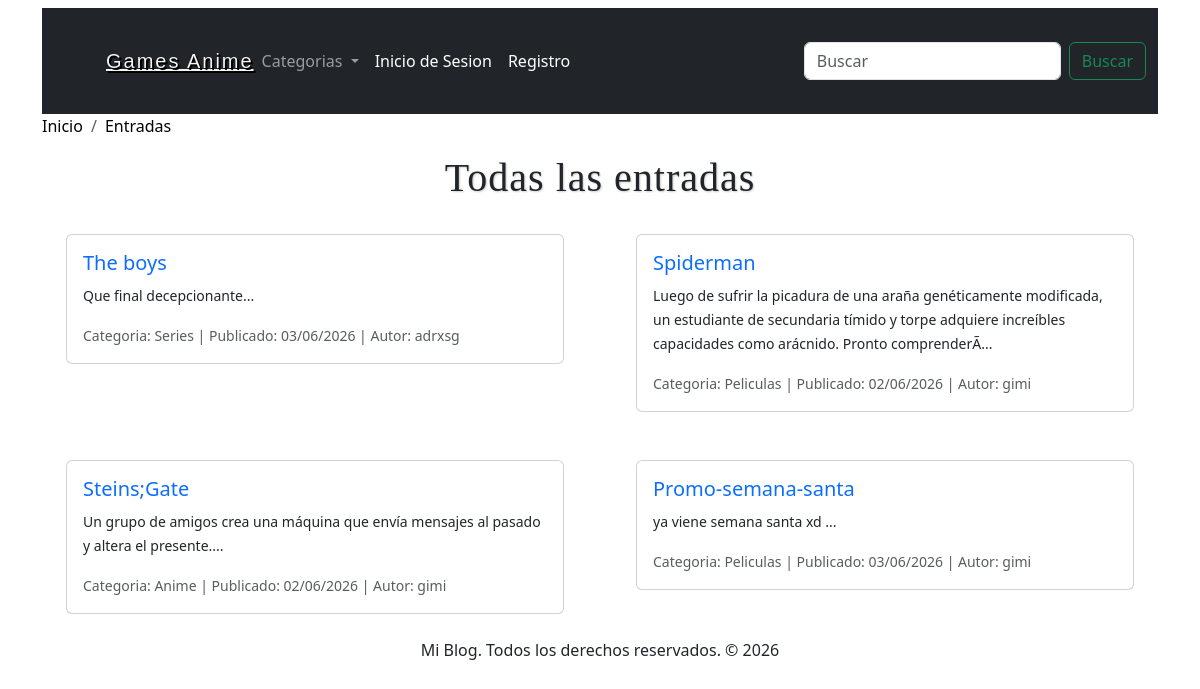
The app's page /entradas.php, older data.
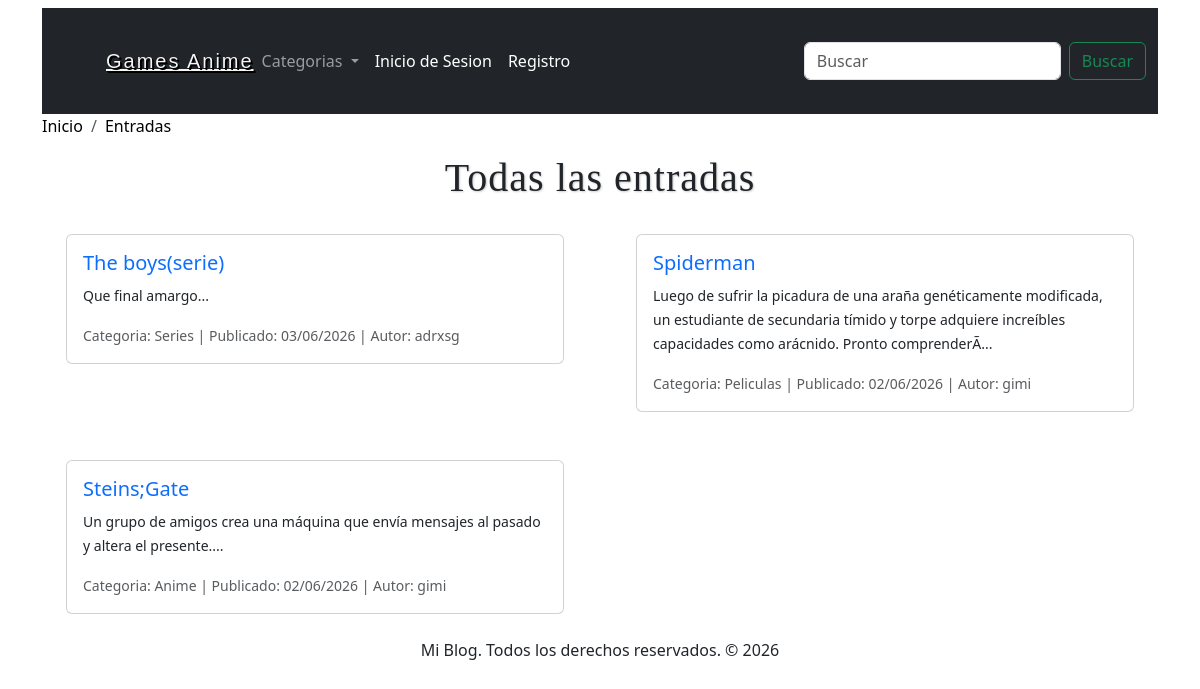
The same page, newer data.
### tables this page shows
CREATE TABLE `entrada` (
  `entrada_id` int(11) NOT NULL,
  `usuario_id` int(11) DEFAULT NULL,
  `categoria_id` int(11) DEFAULT NULL,
  `titulo` varchar(150) DEFAULT NULL,
  `slug` varchar(200) DEFAULT NULL,
  `imagen` varchar(255) DEFAULT NULL,
  `contenido` mediumtext DEFAULT NULL,
  `fecha_registro` datetime DEFAULT NULL,
  `fecha_actualizacion` datetime DEFAULT NULL
);

CREATE TABLE `categoria` (
  `categoria_id` int(11) NOT NULL,
  `nombre` varchar(150) DEFAULT NULL,
  `descripcion` varchar(255) DEFAULT NULL
);

CREATE TABLE `usuario` (
  `usuario_id` int(11) NOT NULL,
  `nombre` varchar(100) NOT NULL,
  `apellidos` varchar(200) NOT NULL,
  `nombre_usuario` varchar(100) NOT NULL,
  `email` varchar(150) NOT NULL,
  `contraseña` varchar(255) NOT NULL,
  `avatar` varchar(255) DEFAULT NULL,
  `bio` text DEFAULT NULL,
  `rol` varchar(20) DEFAULT 'usuario',
  `fecha_registro` datetime DEFAULT NULL,
  `fecha_actualizacion` datetime DEFAULT NULL
);

### includes/helpers.php (called while the page is built, shortened)
<?php
function conseguirEntradas($conexion, $limit = null,$categoria = null, $busqueda = null){
    $sql = "SELECT e.*, c.nombre AS 'categoria', nombre_usuario as usuario FROM entrada e ".
    "JOIN categoria c ON e.categoria_id = c.categoria_id JOIN usuario u ON e.usuario_id = u.usuario_id ";
    $entradas = mysqli_query($conexion, $sql);
    $resultado = array();
    if($entradas && mysqli_num_rows($entradas) >= 1){
        $resultado = $entradas;
    }
    return $resultado;
}

### entradas.php (the view, shortened to what this page needs)
<?php require_once __DIR__ .'/includes/header.php'; ?>
<nav aria-label="breadcrumb">
    <ol class="breadcrumb">
        <li class="breadcrumb-item">
            <a href="index.php">Inicio</a>
        </li>
        <li class="breadcrumb-item active">
            <a href="">Entradas</a>
        </li>
    </ol>
</nav>
<h1>Todas las entradas</h1>
    <div class="row">
        <?php
        $entradas = conseguirEntradas($bd);
        if(!empty($entradas)):
        while($entrada = mysqli_fetch_assoc($entradas)):
        ?>
        <div class="col-sm-6">
            <div class="card m-4">
                <a href="entrada.php?slug=<?= $entrada['slug']?>" class="text-decoration-none">
                    <div class="card-body">
                        <h5 class="card-tittle"><?= $entrada['titulo'] ?></h5>
                        <p class="card-text"><small class="text-dark"><?= substr($entrada['contenido'], 0,180). "..." ?></small></p>
                        <p class="card-text">
                            <small class="text-muted">
                        Categoria: <?= $entrada['categoria'] ?>
                        |
                        Publicado: <?= date('d/m/Y', strtotime($entrada['fecha_registro']))?>
                        |
                        Autor: <?= $entrada['usuario'] ?>
                            </small>
                        </p>
                    </div>
                </a>
            </div>
        </div>
        <?php
        endwhile;
        endif;
        ?>
    </div>
    <?php require_once 'includes/footer.php';?>

Row changes from the older to the newer data that the page shows:
removed entrada: titulo "Promo-semana-santa", contenido "ya viene semana santa xd", categoria.nombre "Peliculas", fecha_registro "03/06/2026", usuario.nombre_usuario "gimi"
changed entrada "Series": titulo "The boys" → "The boys(serie)"; contenido "Que final decepcionante" → "Que final amargo"
